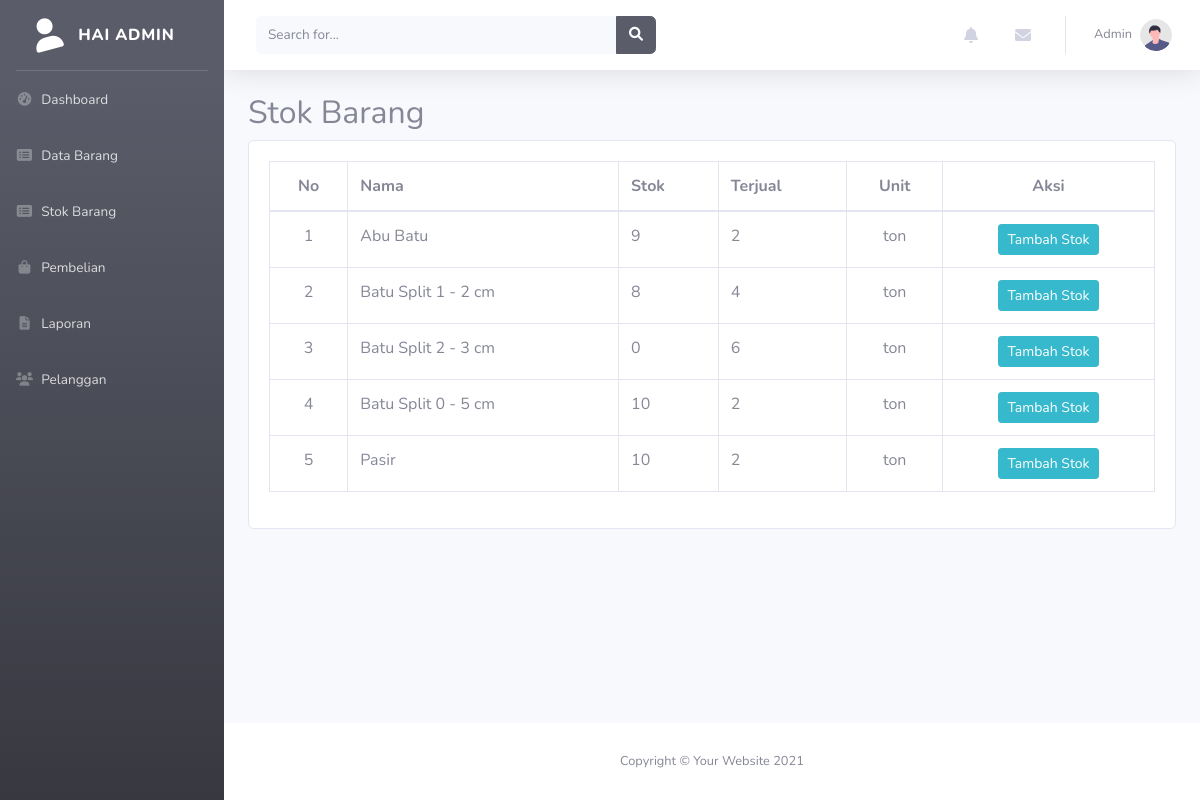
The app's page /admin/index.php?halaman=stok (signed in) with its own data.
### tables this page shows
CREATE TABLE `stok` (
  `id_stok` int(11) NOT NULL,
  `id_produk` int(11) NOT NULL DEFAULT 0,
  `stok_produk` int(11) NOT NULL DEFAULT 0,
  `produk_terjual` int(11) NOT NULL DEFAULT 0
);

CREATE TABLE `produk` (
  `id_produk` int(11) NOT NULL,
  `nama_produk` varchar(50) NOT NULL DEFAULT '0',
  `unit` varchar(10) NOT NULL DEFAULT '0',
  `harga_produk` int(11) NOT NULL DEFAULT 0,
  `foto` varchar(50) NOT NULL DEFAULT '0'
);

### admin/stok.php (the view, shortened to what this page needs)
<?php
$sql = "SELECT * FROM produk JOIN stok ON produk.id_produk=stok.id_produk";
$result = mysqli_query($conn, $sql);
$produk = [];
while ($row = mysqli_fetch_assoc($result)) {
  $produk[] = $row;
}
?>
<h2>Stok Barang</h2>
<div class="card">
  <div class="card-body">
    <div class="table-responsive">
      <table class="table table-bordered" id="dataTable" width="100%" cellspacing="0">
        <thead>
          <tr>
            <th class="text-center">No</th>
            <th>Nama</th>
            <th>Stok</th>
            <th>Terjual</th>
            <th class="text-center">Unit</th>
            <th class="text-center">Aksi</th>
          </tr>
        </thead>
        <tbody>
          <?php for ($i = 0; $i < count($produk); $i++) : ?>
            <tr>
              <td class="text-center"><?= 1 + $i ?></td>
              <td><?= $produk[$i]["nama_produk"] ?> </td>
              <td>
                <?= $produk[$i]["stok_produk"] ?>
              </td>
              <td><?= $produk[$i]["produk_terjual"] ?></td>
              <td class="text-center"><?= $produk[$i]["unit"] ?></td>
              <td class="text-center">
                <a href="index.php?halaman=tambah_stok&id=<?= $produk[$i]['id_produk'] ?>" class="btn btn-info btn-sm">Tambah Stok</a>
              </td>
            </tr>
          <?php endfor; ?>
        </tbody>
      </table>
    </div>
  </div>
</div>

### records on screen
stok: id_produk.nama_produk "Abu Batu", stok_produk "9", produk_terjual "2", id_produk.unit "ton"
stok: id_produk.nama_produk "Batu Split 1 - 2 cm", stok_produk "8", produk_terjual "4", id_produk.unit "ton"
stok: id_produk.nama_produk "Batu Split 2 - 3 cm", stok_produk "0", produk_terjual "6", id_produk.unit "ton"
stok: id_produk.nama_produk "Batu Split 0 - 5 cm", stok_produk "10", produk_terjual "2", id_produk.unit "ton"
stok: id_produk.nama_produk "Pasir", stok_produk "10", produk_terjual "2", id_produk.unit "ton"
